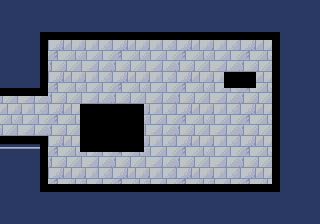

This game map was drawn from its Tiled (.tmx) file and the tilesets committed beside it. A one-line description and the trimmed map source follow:
An orthogonal 40x28 tile map with 8x8 px tiles, 3 tile layers (gfx, walls, spikes) and 5 objects (3x Enemy, 2x Item).

<map version="1.10" tiledversion="1.10.2" orientation="orthogonal" renderorder="right-down" width="40" height="28" tilewidth="8" tileheight="8" infinite="0" nextlayerid="5" nextobjectid="6">
 <tileset firstgid="1" source="water-temple.tsx" />
 <layer id="1" name="gfx" width="40" height="28">
  <data>[1120 cells, 1120 non-empty, 75 distinct tile ids]</data>
 </layer>
 <layer id="2" name="walls" width="40" height="28">
  <data>[1120 cells, 101 non-empty, 1 distinct tile ids]</data>
 </layer>
 <objectgroup id="4" name="objs">
  <object id="1" name="Octopus" type="Enemy" x="216" y="96">
   <point />
  </object>
  <object id="2" name="Octopus" type="Enemy" x="224" y="160">
   <point />
  </object>
  <object id="3" name="Siren" type="Enemy" x="104" y="80">
   <point />
  </object>
  <object id="4" name="Sword" type="Item" x="240" y="56">
   <point />
  </object>
  <object id="5" name="HeartItem" type="Item" x="248" y="128">
   <point />
  </object>
 </objectgroup>
 <layer id="3" name="spikes" width="40" height="28">
  <data>[1120 cells, 56 non-empty, 1 distinct tile ids]</data>
 </layer>
</map>
